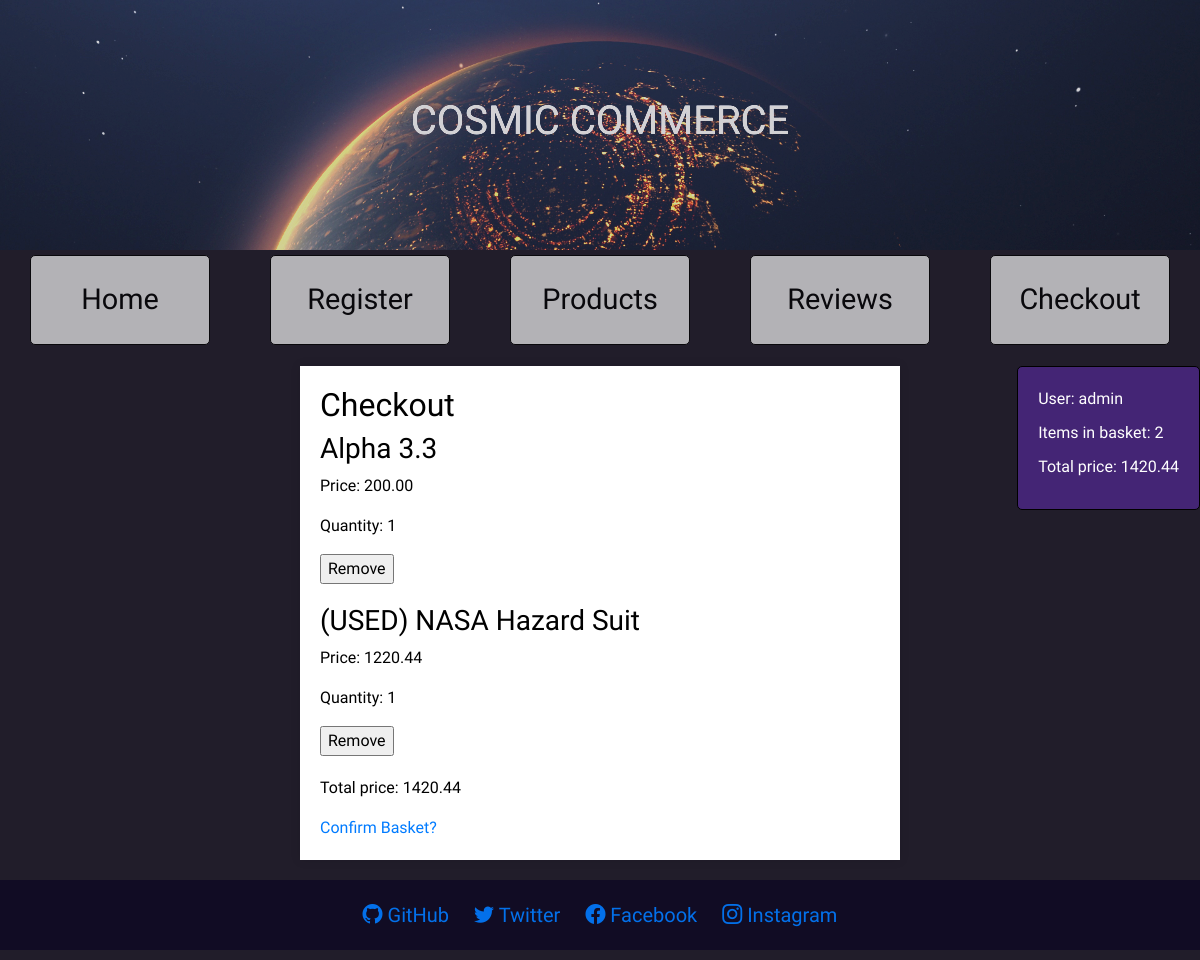
Page /checkout/ (signed in) on the earlier database version.
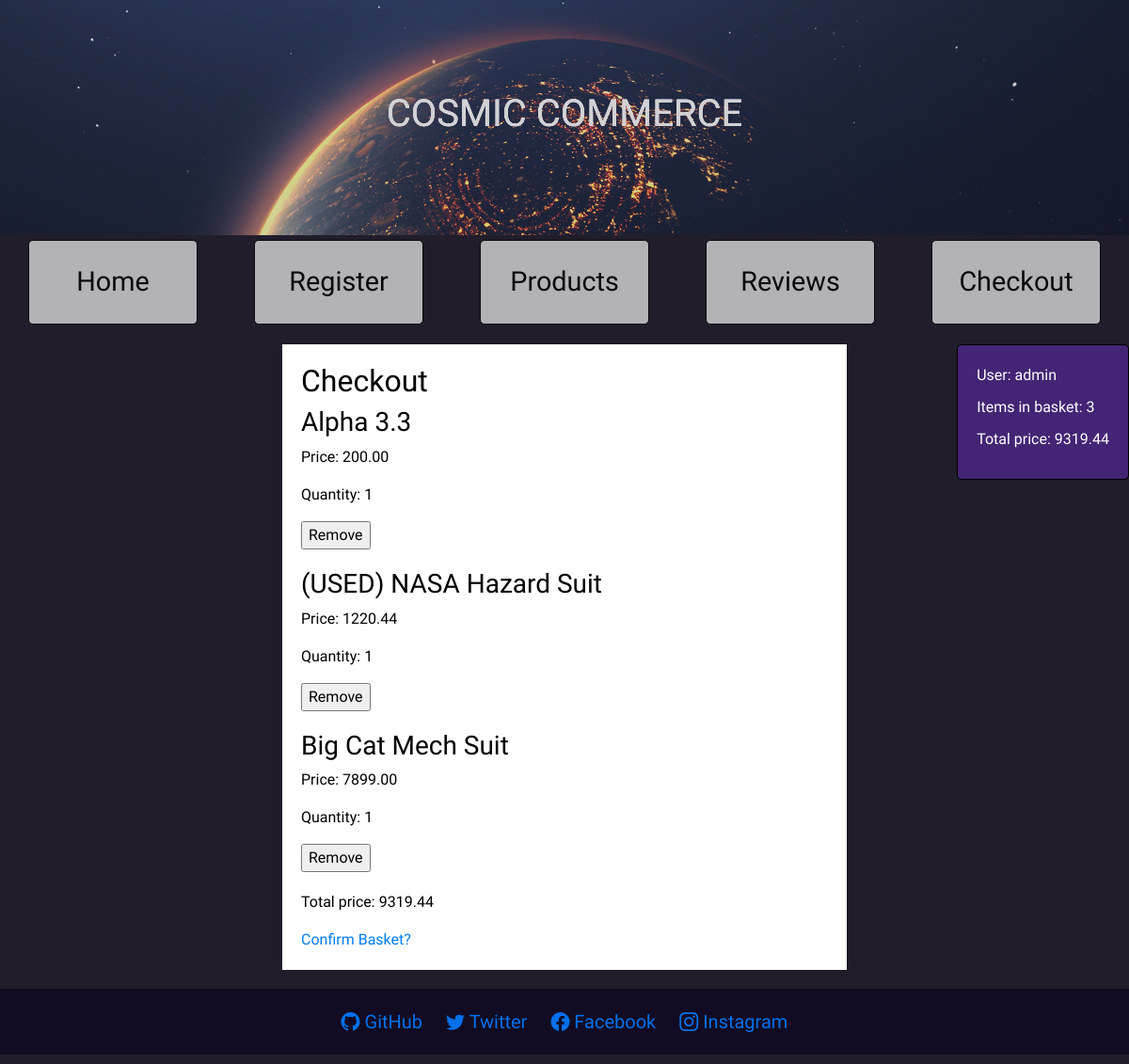
Same page on the later database version.
### catalog/models.py (models this page shows, shortened)
class Basket(models.Model):
    user = models.OneToOneField(User, on_delete=models.CASCADE)
    items = models.ManyToManyField(Product, through='BasketItem')
    def total_cost(self):
        return sum(item.total_price() for item in self.basketitem_set.all())
    def get_total_price(self):
        return sum(item.product.price * item.quantity for item in self.basketitem_set.all())

class BasketItem(models.Model):
    product = models.ForeignKey(Product, on_delete=models.CASCADE)
    basket = models.ForeignKey(Basket, on_delete=models.CASCADE)
    quantity = models.PositiveIntegerField(default=1)
    def total_price(self):
        return self.product.price * self.quantity

class Product(models.Model):
    image = models.ImageField(upload_to='products/')
    title = models.CharField(max_length=200, default='Default Title')
    description = models.TextField()
    price = models.DecimalField(max_digits=6, decimal_places=2)
    category = models.ForeignKey(Category, null=True, blank=True, on_delete=models.CASCADE)
    featured = models.BooleanField(default=False)

### catalog/views.py (the view)
# urls.py: path('checkout/', views.checkout, name='checkout'),
def checkout(request):
    if request.user.is_authenticated:
        basket, created = Basket.objects.get_or_create(user=request.user)
        for item in basket.basketitem_set.all():
            print(item.product.title)  # Print the title of the product
        return render(request, 'catalog/checkout.html', {'basket': basket})
    else:
        return redirect('login')

### catalog/context_processors.py (called while the page is built)
def basket(request):
    if request.user.is_authenticated:
        basket, created = Basket.objects.get_or_create(user=request.user)
        return {'basket': basket}
    else:
        return {}

### catalog/templates/catalog/checkout.html (shortened to what this page needs)
{% extends 'catalog/base.html' %}
{% block content %}
    <div class="checkout-basket">
        <h2>Checkout</h2>
        <ul>
            {% for item in basket.basketitem_set.all %}
                <li>
                    <h3>{{ item.product.title }}</h3>
                    <p>Price: {{ item.product.price }}</p>
                    <p>Quantity: {{ item.quantity }}</p>
                    <form method="post" action="{% url 'remove_from_basket' item.id %}">
                        <input type="submit" value="Remove">
                    </form>
                </li>
            {% empty %}
                <li>Your basket is empty</li>
            {% endfor %}
        </ul>
        <p>Total price: {{ basket.get_total_price }}</p>
        <a href="{% url 'payment' %}" class="confirm-basket-button">Confirm Basket?</a>
    </div>
{% endblock %}

### catalog/templates/catalog/base.html (shortened to what this page needs)
{% load static %}
<!DOCTYPE html>
<html>
<head>
    <link rel="stylesheet" href="https://cdnjs.cloudflare.com/ajax/libs/font-awesome/5.15.4/css/all.min.css">
    <link rel="stylesheet" href="https://stackpath.bootstrapcdn.com/bootstrap/4.5.2/css/bootstrap.min.css">
    <link rel="stylesheet" type="text/css" href="{% static 'catalog/css/style.css' %}">
    <link href="https://cdn.jsdelivr.net/npm/bootstrap-icons@1.7.2/font/bootstrap-icons.css" rel="stylesheet">
</head>
<body>
    <header class="site-header">
        <h1>COSMIC COMMERCE</h1>
    </header>
    <div id="particles-js"></div>
    <section class="site-nav">
        <nav>
            <ul>
                <li><a href="{% url 'index' %}">Home</a></li>
                <li><a href="{% url 'register' %}">Register</a></li>
                <li><a href="{% url 'products' %}">Products</a></li>
                <li><a href="{% url 'reviews' %}">Reviews</a></li>
                {% if user.is_authenticated %}
                <li><a href="{% url 'checkout' %}">Checkout</a></li>
                {% endif %}
            </ul>
        </nav>
    </section>
    <div class="basket-info">
        {% if basket %}
            <p>User: {{ request.user.username }}</p>
            <p>Items in basket: {{ basket.basketitem_set.count }}</p>
            <p>Total price: {{ basket.total_cost }}</p>
        {% else %}
            <p>No items in basket</p>
        {% endif %}
    </div>
    {% block content %}
    {% endblock %}
    <footer class="site-footer">
        <a href="https://github.com" target="_blank"><i class="bi bi-github"></i> GitHub</a>
        <a href="https://twitter.com" target="_blank"><i class="bi bi-twitter"></i> Twitter</a>
        <a href="https://www.facebook.com" target="_blank"><i class="bi bi-facebook"></i> Facebook</a>
        <a href="https://www.instagram.com" target="_blank"><i class="bi bi-instagram"></i> Instagram</a>
    </footer>
</body>
</html>

Differences in the rows shown:
computed for Basket: basketitem_set.count "2" → "3"; total_cost "1420.44" → "9319.44"; get_total_price "1420.44" → "9319.44"
added BasketItem: product "Big Cat Mech Suit", product.price "7899.00", quantity "1"
